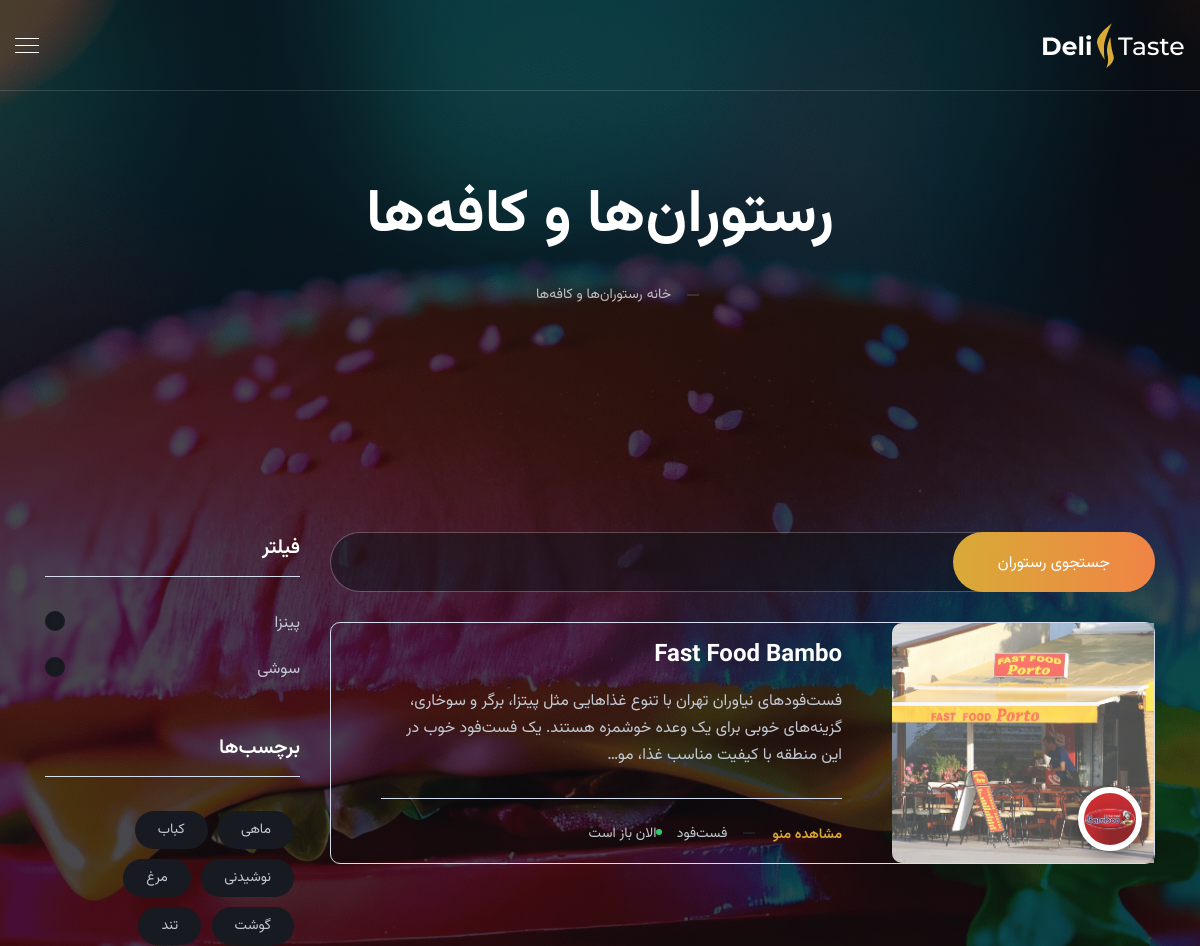
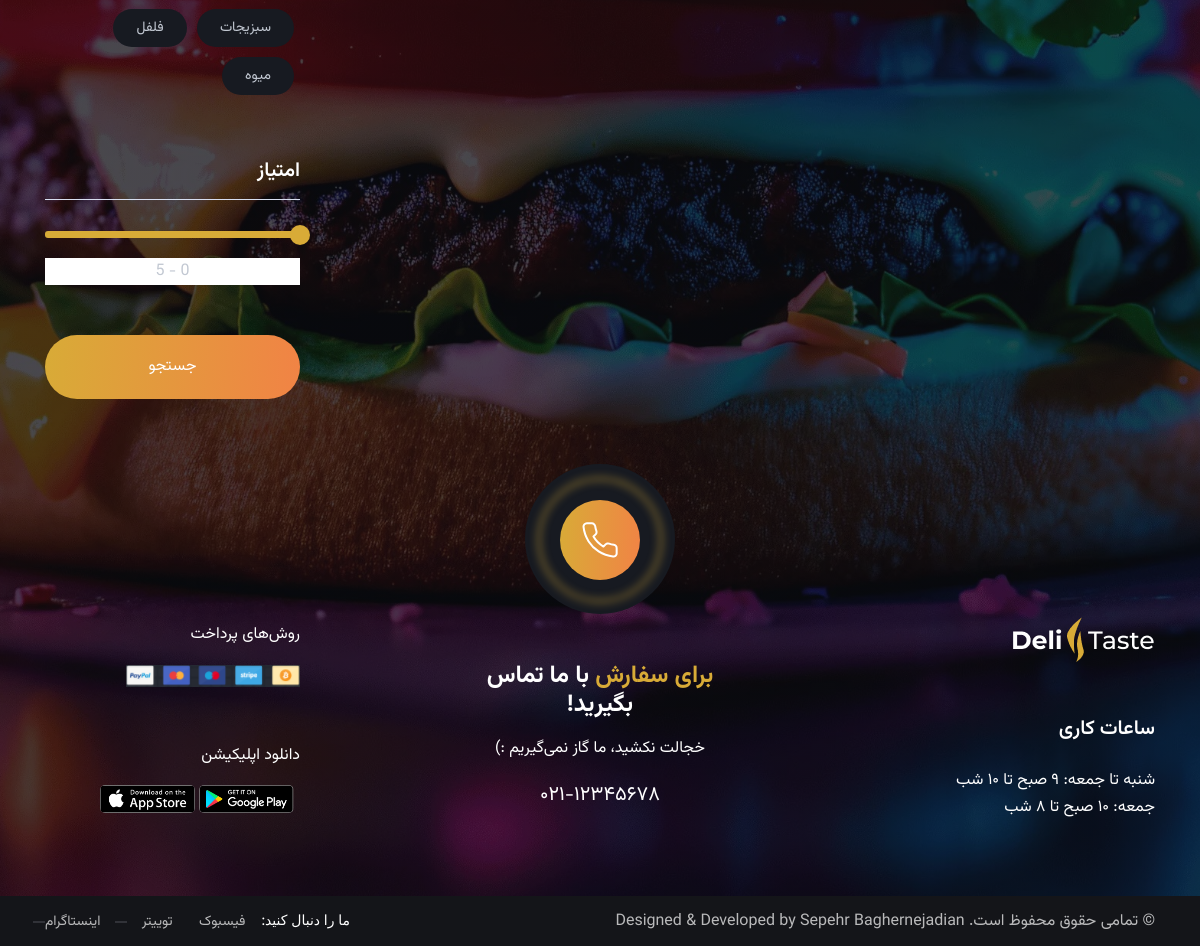
The page /restaurants/ on the database its author committed (2 pictures, top to bottom).
### ghaza_app/models.py (models this page shows, shortened)
class Category(models.Model):
    name = models.CharField("نام دسته‌بندی", max_length=100)
    slug = models.SlugField("شناسه (انگلیسی)", unique=True,
                            help_text="مثلاً: pizza, meat, sushi, fastfood, vegitarian")
    order = models.PositiveIntegerField("ترتیب نمایش", default=0)
    class Meta:
        ordering = ['order']
        verbose_name = "دسته‌بندی"
        verbose_name_plural = "دسته‌بندی‌ها"

### restoran_app/models.py (models this page shows, shortened)
class Restaurant(models.Model):
    KIND_CHOICES = [
        ('restaurant', 'رستوران'),
        ('cafe', 'کافه'),
        ('pub', 'پاب'),
        ('fastfood', 'فست‌فود'),
        ('asian', 'غذای آسیایی'),
    ]
    name = models.CharField("نام", max_length=150)
    kind = models.CharField("نوع", max_length=20, choices=KIND_CHOICES,
                            default='restaurant')
    description = models.TextField("توضیحات", blank=True)
    address = models.TextField("آدرس", blank=True)
    image = models.ImageField("عکس اصلی", upload_to='restaurants/',
                              blank=True, null=True)
    logo = models.ImageField("لوگو (اختیاری)", upload_to='restaurants/logos/',
                             blank=True, null=True,
                             help_text="اگر خالی باشد، از عکس اصلی استفاده می‌شود.")
    categories = models.ManyToManyField('ghaza_app.Category', blank=True,
                                        related_name='restaurants',
                                        verbose_name="دسته‌بندی‌های منو")
    foods = models.ManyToManyField('ghaza_app.Food', blank=True,
                                   related_name='restaurants',
                                   verbose_name="غذاهای این رستوران")
    rating = models.PositiveSmallIntegerField(
        "امتیاز (۱ تا ۵)", default=5,
        validators=[MinValueValidator(1), MaxValueValidator(5)])
    is_open = models.BooleanField("الان باز است", default=True)
    created_at = models.DateTimeField(auto_now_add=True)
    class Meta:
        ordering = ['-created_at']
        verbose_name = "رستوران"
        verbose_name_plural = "رستوران‌ها"
    @property
    def stars(self):
        return range(self.rating)

### restoran_app/views.py (the view)
# urls.py: path('restaurants/', rest_views.restaurant_list, name='restaurants'),
def restaurant_list(request):
    selected_ids = []
    for value in request.GET.getlist('cat'):
        if value.isdigit() and int(value) not in selected_ids:
            selected_ids.append(int(value))
    qs = Restaurant.objects.prefetch_related('categories')
    for cid in selected_ids:              # هر filter یک شرط AND جدا می‌سازد
        qs = qs.filter(categories__pk=cid)
    page_obj = Paginator(qs, PAGE_SIZE).get_page(request.GET.get('page'))
    context = {
        'page_obj': page_obj,
        'categories': Category.objects.all(),
        'selected_ids': selected_ids,
        'qs': ''.join(f'cat={i}&' for i in selected_ids),   # برای لینک‌های صفحه‌بندی
        'is_owner': request.user.is_authenticated and request.user.is_superuser,
    }
    context.update(_cart_context(request))
    return render(request, 'restaurants.html', context)

### templates/restaurants.html (shortened to what this page needs)
{% load static %}
{% load humanize %}
<!doctype html>
<html lang="fa" dir="rtl">
<head>
    <link rel="stylesheet" type="text/css" href="{% static 'assets/css/fonts.css' %}">
    <link rel="stylesheet" type="text/css" href="{% static 'assets/css/all.min.css' %}">
    <link rel="stylesheet" type="text/css" href="{% static 'assets/css/animate.min.css' %}">
    <link rel="stylesheet" type="text/css" href="{% static 'assets/js/lib/slick/slick.css' %}">
    <link rel="stylesheet" type="text/css" href="{% static 'assets/js/lib/slick/slick-theme.css' %}">
    <link rel="stylesheet" type="text/css" href="{% static 'assets/css/flaticon.css' %}">
    <link rel="stylesheet" type="text/css" href="{% static 'assets/css/jquery-ui.css' %}">
    <link rel="stylesheet" type="text/css" href="{% static 'assets/css/style.css' %}?v=2">
    <link rel="stylesheet" type="text/css" href="{% static 'assets/css/responsive.css' %}">
    <link rel="stylesheet" type="text/css" href="{% static 'assets/css/rtl.css' %}?v=4">
</head>
<body>
    <div class="wrapper">
        <header>
            <div class="container-fluid">
                <div class="header-content d-flex flex-wrap align-items-center">
                    <div class="logo">
                        <a href="{% url 'index' %}" title="">
                            <img src="{% static 'assets/images/logo.png' %}" alt="">
                        </a>
                    </div>
                    <div class="menu-btn">
                        <span class="bar1"></span>
                        <span class="bar2"></span>
                        <span class="bar3"></span>
                    </div>
                </div>
            </div>
        </header>
        <section class="pager-section text-center">
            <div class="fixed-bg bg4"></div>
            <div class="container">
                <div class="pager-head">
                    <h2>رستوران‌ها و کافه‌ها</h2>
                    <ul>
                        <li><a href="#" title="">خانه</a></li>
                        <li><span>رستوران‌ها و کافه‌ها</span></li>
                    </ul>
                </div>
            </div>
        </section>
        <section class="sec-block">
            <div class="container">
                <div class="row">
                    <div class="col-lg-3 order-md-1 order-sm-1 order-col-1">
                        <div class="sidebar left-sidebar">
                            <form method="get" action="{% url 'restaurants' %}">
                                <div class="widget widget-filter">
                                    <h3 class="widget-title">فیلتر</h3>
                                    <ul>
                                        {% for c in categories %}
                                        <li>
                                            <label class="label">{{ c.name }}
                                                <span class="checkmark"></span>
                                            </label>
                                        </li>
                                        {% endfor %}
                                    </ul>
                                </div>
                                <div class="widget widget-tags">
                                    <h3 class="widget-title">برچسب‌ها</h3>
                                    <ul>
                                        <li><a href="#" title="">ماهی</a></li>
                                        <li><a href="#" title="">کباب</a></li>
                                        <li><a href="#" title="">نوشیدنی</a></li>
                                        <li><a href="#" title="">مرغ</a></li>
                                        <li><a href="#" title="">گوشت</a></li>
                                        <li><a href="#" title="">تند</a></li>
                                        <li><a href="#" title="">سبزیجات</a></li>
                                        <li><a href="#" title="">فلفل</a></li>
                                        <li><a href="#" title="">میوه</a></li>
                                    </ul>
                                </div>
                                <div class="widget widget-price-filter">
                                    <h3 class="widget-title">امتیاز</h3>
                                    <div id="slider-range"></div>
                                    <div class="price-bx">
                                        <input type="text" id="amount" readonly>
                                    </div>
                                </div>
                                <button type="submit" class="btn-default w-100">جستجو </button>
                            </form>
                        </div>
                    </div>
                    <div class="col-lg-9">
                        <div class="search-prod">
                            <form method="get" action="{% url 'search' %}" role="search">
                                <div class="form-group">
                                    <input type="text" name="q" placeholder="جستجو"  class="form-control half-radius">
                                    <button type="submit" class="btn-default half-radius">جستجوی رستوران</button>
                                </div>
                            </form>
                        </div>
                        <div class="listing-products">
                            {% for r in page_obj %}
                            <div class="listing-product">
                                <div class="product-thumb">
                                    <img src="{% if r.image %}{{ r.image.url }}{% else %}{% static 'assets/images/placeholders/262x240.svg' %}{% endif %}" alt="{{ r.name }}" class="w-100">
                                    {% if r.logo %}
                                    <div class="cl-logo">
                                        <img src="{{ r.logo.url }}" alt="لوگو {{ r.name }}">
                                    </div>
                                    {% endif %}
                                </div>
                                <div class="product-info">
                                    <h3><a href="{% url 'restaurant_detail' r.pk %}" title="">{{ r.name }}</a></h3>
                                    <ul class="rating">
                                        {% for i in r.stars %}<li><i class="fa fa-star"></i></li>{% endfor %}
                                    </ul>
                                    <p>{% if r.description %}{{ r.description|truncatechars:160 }}{% else %}{% for c in r.categories.all %}{{ c.name }}{% if not forloop.last %}، {% endif %}{% endfor %}{% endif %}</p>
                                    <ul class="btm">
                                        <li><a href="#" title="">{{ r.get_kind_display }}</a></li>
                                        <li><span><b class="statuss{% if not r.is_open %} closed{% endif %}"></b>{% if r.is_open %}الان باز است{% else %}بسته است{% endif %}</span></li>
                                    </ul>
                                    <a href="{% url 'restaurant_detail' r.pk %}" title="" class="view-menu">مشاهده منو <i class="fa fa-long-arrow-alt-left"></i></a>
                                </div>
                            </div>
                            {% empty %}
                            <div class="rest-empty">
                                {% if selected_ids %}رستورانی با همهٔ دسته‌بندی‌های انتخاب‌شده پیدا نشد.{% else %}هنوز رستورانی ثبت نشده است.{% endif %}
                            </div>
                            {% endfor %}
                        </div>
                    </div>
                </div>
            </div>
        </section>
        <footer>
            <div class="top-footer">
                <div class="fixed-bg bg3"></div>
                <div class="phone-div">
                    <div class="border-circle">
                        <div class="phone-circle">
                            <a href="#" title="" class="ext-link"></a>
                        </div>
                    </div>
                </div>
                <div class="container">
                    <div class="row align-items-center">
                        <div class="col-lg-3 col-md-6">
                            <div class="widget widget-about">
                                <img src="{% static 'assets/images/logo.png' %}" alt="">
                                <h4>ساعات کاری</h4>
                                <p>شنبه تا جمعه: ۹ صبح تا ۱۰ شب <br /> جمعه: ۱۰ صبح تا ۸ شب</p>
                            </div>
                        </div>
                        <div class="col-lg-6 col-md-6">
                            <div class="widget widget-contact text-center">
                                <h2><span>برای سفارش</span> با ما تماس بگیرید!</h2>
                                <p>خجالت نکشید، ما گاز نمی‌گیریم :)</p>
                                <strong>۰۲۱-۱۲۳۴۵۶۷۸</strong>
                            </div>
                        </div>
                        <div class="col-lg-3 col-md-6">
                            <div class="widget widget-payment">
                                <div class="wid-payment">
                                    <h4>روش‌های پرداخت</h4>
                                    <img src="{% static 'assets/images/imgs.png' %}" alt="">
                                </div>
                                <div class="wid-payment">
                                    <h4>دانلود اپلیکیشن</h4>
                                    <ul>
                                        <li><a href="#" title=""><img src="{% static 'assets/images/btn1.png' %}" alt=""></a></li>
                                        <li><a href="#" title=""><img src="{% static 'assets/images/btn2.png' %}" alt=""></a></li>
                                    </ul>
                                </div>
                            </div>
                        </div>
                    </div>
                </div>
            </div>
            <div class="bottom-footer">
                <div class="container">
                    <div class="row align-items-center">
                        <div class="col-lg-6">
                            <div class="copyright">
                                <p>© تمامی حقوق محفوظ است. Designed &amp; Developed by <a href="https://sepehrbaghernezhadian.ir/" target="_blank" rel="noopener">Sepehr Baghernejadian</a></p>
                            </div>
                        </div>
                        <div class="col-lg-6">
                            <div class="find-us text-right">
                                <h5>ما را دنبال کنید:</h5>
                                <ul class="social-links-text">
                                    <li><a href="#" title="">فیسبوک</a></li>
                                    <li><a href="#" title="">توییتر</a></li>
                                    <li><a href="https://www.instagram.com/sepi__en/" target="_blank" rel="noopener" title="sepi__en">اینستاگرام</a></li>
                                </ul>
                            </div>
                        </div>
                    </div>
                </div>
            </div>
        </footer>
    </div>
</body>
</html>

### templates/partials/auth_menu.html (shortened to what this page needs)
{% load static %}

### rows shown on the page
Category: name "پینزا"
Category: name "سوشی"
Restaurant: image (picture), logo (picture), name "Fast Food Bambo", rating 4 (drawn), description "فست‌فودهای نیاوران تهران با تنوع غذاهایی مثل پیتزا، برگر و سوخاری، گزینه‌های خوبی برای یک وعده خوشمزه هستند. یک فست‌فود خوب در این منطقه با کیفیت مناسب غذا، مو…", kind "فست‌فود", is_open True (drawn)
